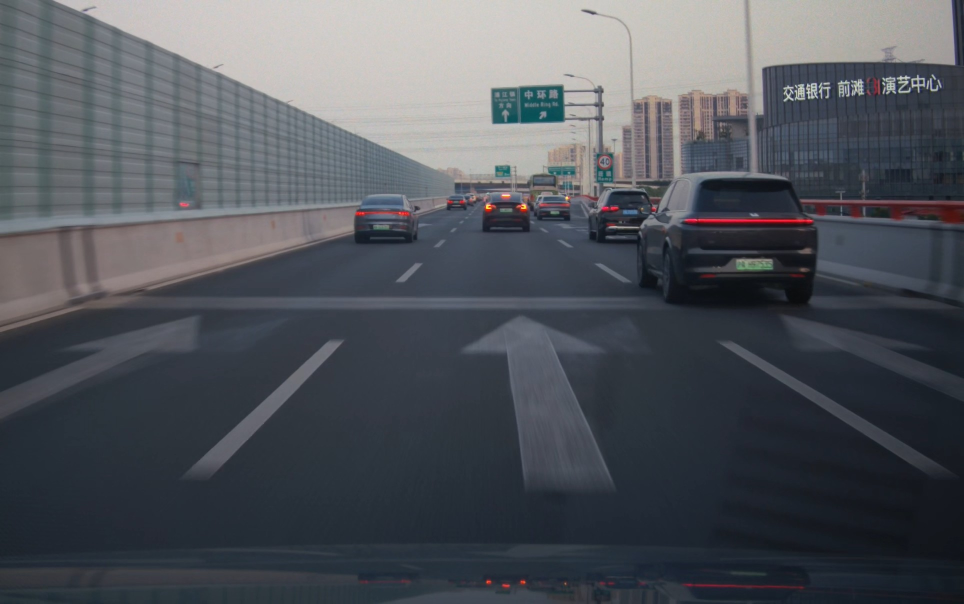
#> input picture POC/resources/images/1.jpg, 1928 x 1208 px, found by its file name (shown at 1/2 size)
$ python convert_images.py
#> lines starting #> are read from the running program, lines starting #| are printed output that depends on the picture
import os
from PIL import Image
import matplotlib.pyplot as plt
import numpy as np

def crop_and_resize_image(image_path):
    """
    Crop the image to match 512x256 aspect ratio, then resize it to 512x256.

    :param image_path: Path to the image file
    :return: Resized image object
    """
#> called with image_path = 'POC/POC-001_run_vision/res/1.jpg'
    try:
        # Open the image
        img = Image.open(image_path)
#> img is the input picture: PIL image 1928x1208 RGB; mean R, G, B 80.7, 84.4, 90.9

        # Get original dimensions
        original_width, original_height = img.size
#> original_width = 1928; original_height = 1208
        target_aspect_ratio = 512 / 256

        # Calculate the current aspect ratio
        current_aspect_ratio = original_width / original_height
#> current_aspect_ratio = 1.6

        # Crop the image to match the target aspect ratio
        if current_aspect_ratio > target_aspect_ratio:
            # Crop width (too wide)
            new_width = int(original_height * target_aspect_ratio)
            left = (original_width - new_width) // 2
            right = left + new_width
            img = img.crop((left, 0, right, original_height))
        elif current_aspect_ratio < target_aspect_ratio:
            # Crop height (too tall)
            new_height = int(original_width / target_aspect_ratio)
#> new_height = 964
            top = (original_height - new_height) // 2
#> top = 122
            bottom = top + new_height
#> bottom = 1086
            img = img.crop((0, top, original_width, bottom))
#> img: PIL image 1928x964 RGB

        # Resize the image to 512x256
        resized_img = img.resize((512, 256))
        return resized_img
    except Exception as e:
        print(f"Error: {e}")
        return None

# [12 lines left out: function display_image, not called in this run]

def convert_to_yuv420(image):
    """
    Convert a Pillow Image to YUV420 format and separate Y, U, V components.

    :param image: Pillow Image object
    :return: Tuple of three numpy arrays (Y, U, V)
    """
    try:
        # Convert image to RGB mode if not already
        image = image.convert('RGB')

        # Get image data as numpy array
        rgb_array = np.array(image)

        # [20 lines of commented-out code are left out]
        R = rgb_array[:, :, 0].astype(np.float32)
        G = rgb_array[:, :, 1].astype(np.float32)
        B = rgb_array[:, :, 2].astype(np.float32)

        # Calculate Y, U, V components
        Y = 0.299 * R + 0.587 * G + 0.114 * B
        U = (B - Y) * 0.493
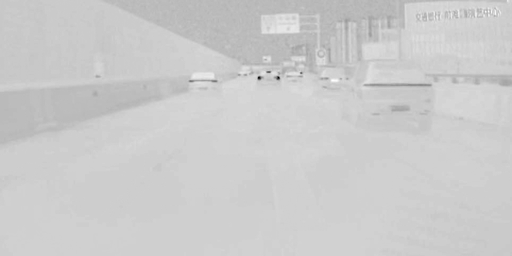
#> U: shape (256, 512) float32; min -71.1, max 22.64, mean 3.8; drawn with min black and max white
        V = (R - Y) * 0.877
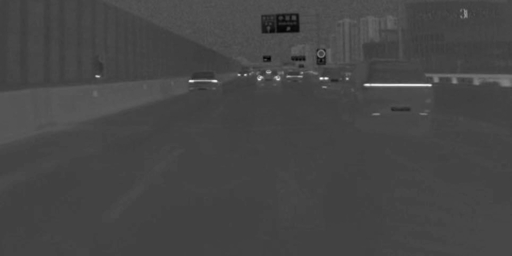
#> V: shape (256, 512) float32; min -50.83, max 122, mean -3.3; drawn with min black and max white

        # Downsample U and V components to half resolution (YUV420)
        U = U[::2, ::2]
#> U: shape (128, 256) float32
        V = V[::2, ::2]
#> V: shape (128, 256) float32

        # Convert to uint8
        Y = np.clip(Y, 0, 255).astype(np.uint8).flatten()
        U = np.clip(U + 128, 0, 255).astype(np.uint8).flatten()  # Add 128 for proper centering
        V = np.clip(V + 128, 0, 255).astype(np.uint8).flatten()  # Add 128 for proper centering

        return Y, U, V
    except Exception as e:
        print(f"Error converting to YUV420: {e}")
        return None, None, None


# [80 lines left out: functions display_grayscale_image, yuv420_to_rgb, display_rgb_image, not called in this run]


# Example usage
# # Replace 'your_image_path.jpg' with the actual path to your image
# resized_image = crop_and_resize_image('res/1.jpg')
# y,u,v = convert_to_yuv420(resized_image)
# print(len(y.flatten()), len(u.flatten()), len(v.flatten()))


def loadys(Y, out, width, height):
#> called with Y = array of shape (131072,), out = array of shape (196608,), width = 512, height = 256
    MODEL_DIM = width * height
    UV_SIZE = MODEL_DIM // 4

    for oy in range(0, height, 1):
        for ox in range(0, width, 8):
            ys = oy * width + ox

            if oy & 1 == 0:
                outy0 = 0
                outy1 = UV_SIZE * 2
            else:
                outy0 = UV_SIZE
                outy1 = UV_SIZE * 3

            # Store
            for i in range(0, 8, 2):
                out[outy0 + (oy//2) * (width//2) + ox//2 + i//2] = Y[ys + i]
                out[outy1 + (oy//2) * (width//2) + ox//2 + i//2] = Y[ys + i+1]


def loaduv(C, out, offset, width, height):
#> called with C = array of shape (32768,), out = array of shape (196608,), offset = 131072, width = 512, height = 256
    for i in range(width//2 * height // 2):
        out[offset + i] = C[i]


# [28 lines left out: function loadys_test, not called in this run]


def prepare(image_path):
    WIDTH = 512
    HEIGHT = 256
    resized_image = crop_and_resize_image(image_path)
    Y, U, V = convert_to_yuv420(resized_image)
    buffer_size = WIDTH * HEIGHT * 3 // 2
    out_frame = np.zeros(buffer_size, dtype=np.uint8)
    loadys(Y, out_frame, WIDTH, HEIGHT)
    loaduv(U, out_frame, WIDTH*HEIGHT, WIDTH, HEIGHT)
    loaduv(V, out_frame, WIDTH*HEIGHT+WIDTH*HEIGHT//4, WIDTH, HEIGHT)
    return out_frame


if __name__ == "__main__":
    # [5 lines of commented-out code are left out]

    buffer_frame = prepare(os.path.join(os.path.dirname(__file__), "res/1.jpg"))
    last_frame = prepare(os.path.join(os.path.dirname(__file__), "res/2.jpg"))
#> call 2 of crop_and_resize_image, with image_path = 'POC/POC-001_run_vision/res/2.jpg'
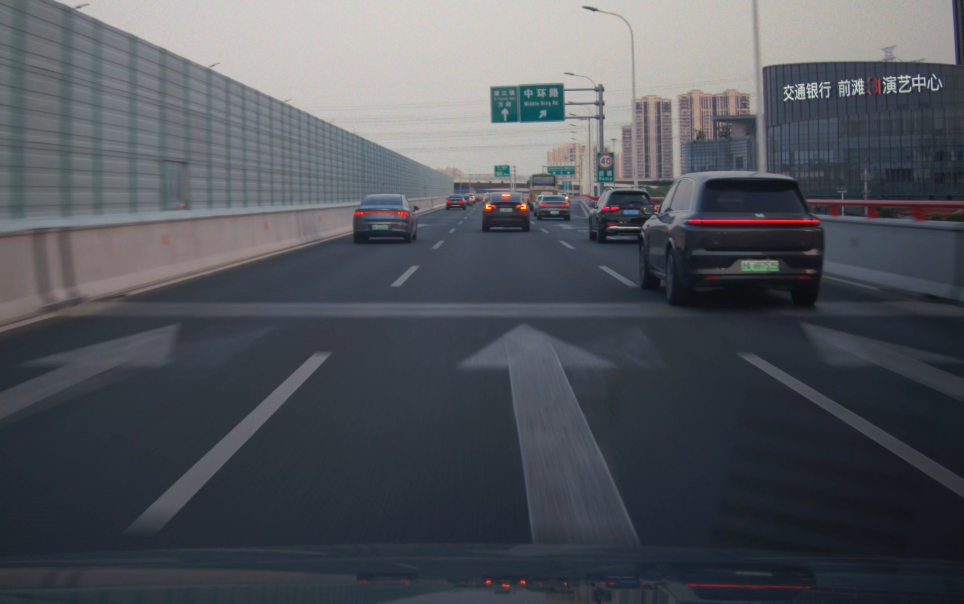
#> input picture POC/resources/images/2.jpg, 1928 x 1208 px, found by its file name (shown at 1/2 size)
#> in crop_and_resize_image, img is the input picture: PIL image 1928x1208 RGB; mean R, G, B 80.8, 84.4, 90.9
#> in crop_and_resize_image (call 2), `img = img.crop((0, top, original_width, bottom))`:
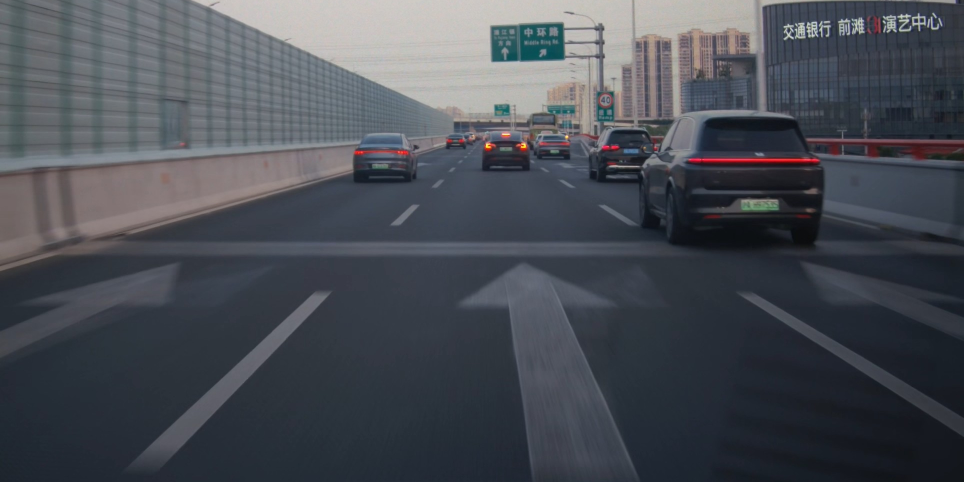
#> img: PIL image 1928x964 RGB (shown at 1/2 size); mean R, G, B 73.2, 77.1, 84.6
#> in crop_and_resize_image (call 2), `resized_img = img.resize((512, 256))`:
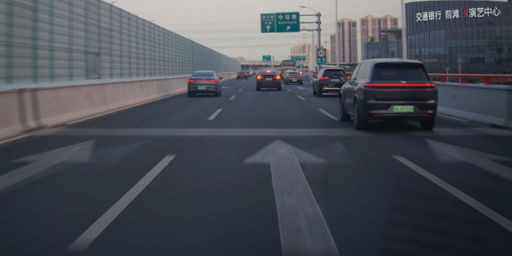
#> resized_img: PIL image 512x256 RGB; mean R, G, B 73.2, 77.1, 84.6
#> in convert_to_yuv420 (call 2), `R = rgb_array[:, :, 0].astype(np.float32)`:
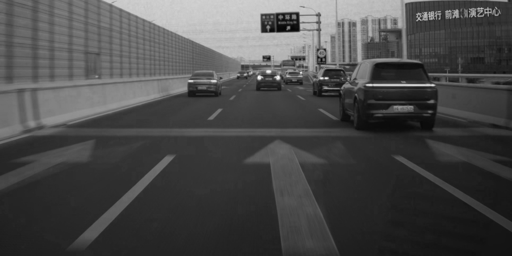
#> R: shape (256, 512) float32; min 4, max 252, mean 73.2
#> in convert_to_yuv420 (call 2), `B = rgb_array[:, :, 2].astype(np.float32)`:
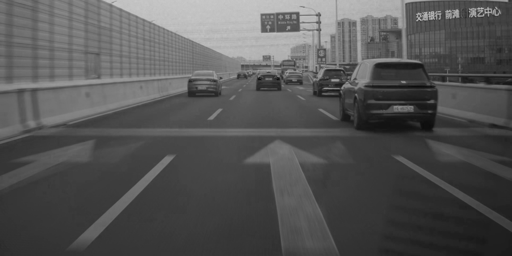
#> B: shape (256, 512) float32; min 11, max 202, mean 84.6

    input_frames = np.concatenate((buffer_frame, last_frame))
    print(input_frames)
